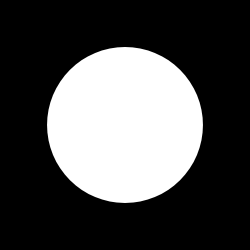
#> input picture ubec/shapes/A.png, 250 x 250 px; its folder holds only this picture in this run
$ python shape_detect.py
#> lines starting #> are read from the running program, lines starting #| are printed output that depends on the picture; after the words box and inside, x2 and y2 are one past the last pixel; in counts of white or black regions, pixels touching at a corner belong together
### ubec/shape_detection.py
import cv2
import numpy as np
import os
from typing import Dict, List

"""

Mainly Image Processing

"""
class ImageProcessor:
    def __init__(self, min_area: int = 200):
        self.min_area = min_area

    def load_reference_shapes(self, folder_path: str) -> Dict[str, np.ndarray]:
        reference_shapes = {}
        for filename in os.listdir(folder_path):
            if filename.lower().endswith(".png"):
                label = os.path.splitext(filename)[0]
                img = cv2.imread(os.path.join(folder_path, filename), cv2.IMREAD_GRAYSCALE)
                _, thresh = cv2.threshold(img, 127, 255, cv2.THRESH_BINARY)
                contours, _ = cv2.findContours(thresh, cv2.RETR_EXTERNAL, cv2.CHAIN_APPROX_SIMPLE)
                if contours:
                    reference_shapes[label] = contours[0]
                else:
                    print(f"No contour found in {filename}")
        return reference_shapes

    def process_image(self, image_path: str, reference_shapes: Dict[str, np.ndarray]) -> np.ndarray:
        img = cv2.imread(image_path)
        gray = cv2.cvtColor(img, cv2.COLOR_BGR2GRAY)
        gray = cv2.GaussianBlur(gray, (5, 5), 0)

        _, thresh_normal = cv2.threshold(gray, 127, 255, cv2.THRESH_BINARY)
        _, thresh_inv = cv2.threshold(gray, 127, 255, cv2.THRESH_BINARY_INV)

        contours_normal, _ = cv2.findContours(thresh_normal, cv2.RETR_EXTERNAL, cv2.CHAIN_APPROX_SIMPLE)
        contours_inv, _ = cv2.findContours(thresh_inv, cv2.RETR_EXTERNAL, cv2.CHAIN_APPROX_SIMPLE)

        contours = contours_normal if len(contours_normal) > len(contours_inv) else contours_inv
        contours = [cnt for cnt in contours if cv2.contourArea(cnt) > self.min_area]

        return self._process_contours(img, contours, reference_shapes)

    def _process_contours(self, img: np.ndarray, contours: List[np.ndarray],
                         reference_shapes: Dict[str, np.ndarray]) -> np.ndarray:
        for cnt in contours:
            x, y, w, h = cv2.boundingRect(cnt)
            best_match = None
            best_score = float('inf')

            for label, ref_cnt in reference_shapes.items():
                score = cv2.matchShapes(cnt, ref_cnt, cv2.CONTOURS_MATCH_I1, 0.0)
                if score < best_score:
                    best_score = score
                    best_match = label

            if best_match and best_score < 0.1:
                cv2.rectangle(img, (x, y), (x+w, y+h), (0, 255, 0), 2)
                cv2.putText(img, f"{best_match}",
                           (x, y - 5), cv2.FONT_HERSHEY_SIMPLEX,
                           0.5, (255, 0, 0), 1)

        return img

### ubec/db.py
import sqlite3
import numpy as np
import cv2
from typing import Optional, Tuple

"""

Mainly Database Operations

"""

class DatabaseManager:
    def __init__(self, db_path: str = 'images.db'):
        self.conn = sqlite3.connect(db_path)
        self.cursor = self.conn.cursor()
        self._init_db()

    def _init_db(self):
        self.cursor.execute('''
            CREATE TABLE IF NOT EXISTS detected_images (
                id INTEGER PRIMARY KEY AUTOINCREMENT,
                original_filename TEXT NOT NULL,
                processed_image BLOB NOT NULL,
                detection_timestamp DATETIME DEFAULT CURRENT_TIMESTAMP
            )
        ''')
        self.conn.commit()

    def create_entry(self, filename: str, image_bytes: bytes) -> bool:
        try:
            self.cursor.execute(
                "INSERT INTO detected_images (original_filename, processed_image) VALUES (?, ?)",
                (filename, image_bytes)
            )
            self.conn.commit()
            print(f"Created entry for: {filename}")
            return True
        except sqlite3.Error as e:
            print(f"Error creating entry: {e}")
            self.conn.rollback()
            return False

    def get_entry(self, filename: str) -> Optional[Tuple[str, bytes]]:
        try:
            self.cursor.execute(
                "SELECT original_filename, processed_image FROM detected_images WHERE original_filename = ?",
                (filename,)
            )
            return self.cursor.fetchone()
        except sqlite3.Error as e:
            print(f"Error retrieving entry: {e}")
            return None

    # [16 lines left out: function delete_entry, not called in this run]

    def close(self):
        self.conn.close()

### ubec/shape_detect.py
import os
from tkinter import filedialog, Tk
import cv2
import numpy as np
from db import DatabaseManager
from shape_detection import ImageProcessor

""" Main file for main feature """

class ShapeDetector:
    def __init__(self):
        self.db = DatabaseManager()
        self.processor = ImageProcessor()

    def get_project_root(self):
        current_file = os.path.abspath(__file__)
        return os.path.dirname(os.path.dirname(current_file))

    def run(self):
        root = Tk()
        root.withdraw()
        image_path = filedialog.askopenfilename(title="Select an image to analyze")
#> the answer given: shapes/A.png
        if not image_path:
            print("No image selected.")
            return

        input_filename = os.path.basename(image_path)

        # Check if already processed
        existing = self.db.get_entry(input_filename)
        if existing:
            self._handle_existing_image(input_filename, existing[1])
            return

        # Process new image
        shapes_folder = os.path.join(self.get_project_root(), "ubec/shapes")
        if not os.path.exists(shapes_folder):
            print(f"Error: Shapes folder not found at {shapes_folder}")
            return

        self._process_new_image(image_path, shapes_folder)

    def _handle_existing_image(self, filename: str, image_bytes: bytes):
        print(f"Image {filename} was previously processed")
        output_path = os.path.join(self.get_project_root(), "saves", f"retrieved_{filename}")
        nparr = np.frombuffer(image_bytes, np.uint8)
        img = cv2.imdecode(nparr, cv2.IMREAD_COLOR)
        cv2.imwrite(output_path, img)
        print(f"Retrieved image saved to: {output_path}")

    def _process_new_image(self, image_path: str, shapes_folder: str):
        reference_shapes = self.processor.load_reference_shapes(shapes_folder)
#> in load_reference_shapes, img is the input picture: shape (250, 250); min 0, max 255, mean 77.8
#> in load_reference_shapes, `_, thresh = cv2.threshold(img, 127, 255, cv2.THRESH_BINARY)`:
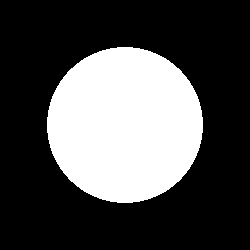
#> thresh: shape (250, 250); 30.5% white; 1 white region
#> in load_reference_shapes, `contours, _ = cv2.findContours(thresh, cv2.RETR_EXTERNAL, cv2.CHAIN_AP..`: contours = 1 contour; box (x1, y1, x2, y2) and area: (47, 47, 203, 203) 18847
        processed_img = self.processor.process_image(image_path, reference_shapes)

        # Save processed image
        output_folder = os.path.join(self.get_project_root(), "saves")
        os.makedirs(output_folder, exist_ok=True)

        filename = os.path.basename(image_path)
        output_path = os.path.join(output_folder, f"detected_{filename}")
        cv2.imwrite(output_path, processed_img)

        # Save to database
        _, img_encoded = cv2.imencode('.png', processed_img)
        self.db.create_entry(filename, img_encoded.tobytes())

if __name__ == "__main__":
    detector = ShapeDetector()
    detector.run()
#> in _process_new_image, `reference_shapes = self.processor.load_reference_shapes(shapes_folder)`: reference_shapes = {'A': contour of 232 points, box (x1, y1, x2, y2) (47, 47, 203, 203), area 18847}
#> in process_image, `gray = cv2.GaussianBlur(gray, (5, 5), 0)`:
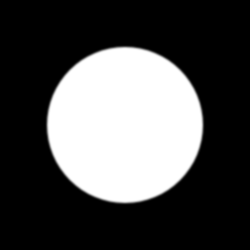
#> gray: shape (250, 250); min 0, max 255, mean 77.8
#> in process_image, `_, thresh_normal = cv2.threshold(gray, 127, 255, cv2.THRESH_BINARY)`: thresh_normal: shape (250, 250); 30.5% white; 1 white region, box (x1, y1, x2, y2) and area: (47, 47, 203, 203) 19074
#> in process_image, `_, thresh_inv = cv2.threshold(gray, 127, 255, cv2.THRESH_BINARY_INV)`: thresh_inv: shape (250, 250); 69.5% white; 1 black region
#> in process_image, `contours_normal, _ = cv2.findContours(thresh_normal, cv2.RETR_EXTERNAL..`: contours_normal = 1 contour; box (x1, y1, x2, y2) and area: (47, 47, 203, 203) 18853
#> in process_image, `contours_inv, _ = cv2.findContours(thresh_inv, cv2.RETR_EXTERNAL, cv2...`: contours_inv = [[[0, 0], [0, 249], [249, 249], [249, 0]]]
#> the loop in _process_contours, `for cnt in contours:` made 1 pass
#> (cnt, x, y, w, h) on pass 1: ([[0, 0], [0, 249], [249, 249], [249, 0]], 0, 0, 250, 250)
#> after the loop in _process_contours, `for cnt in contours:`:
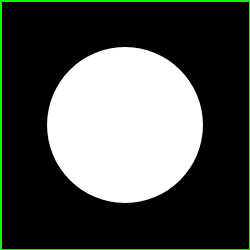
#> img: shape (250, 250, 3); 2.39% of pixels changed, all inside (x1, y1, x2, y2) = (0, 0, 250, 250)
#> in _process_new_image, `_, img_encoded = cv2.imencode('.png', processed_img)`: img_encoded = 4966 values, max 255 at index 145, min 0 at index 8, mean 122.4
